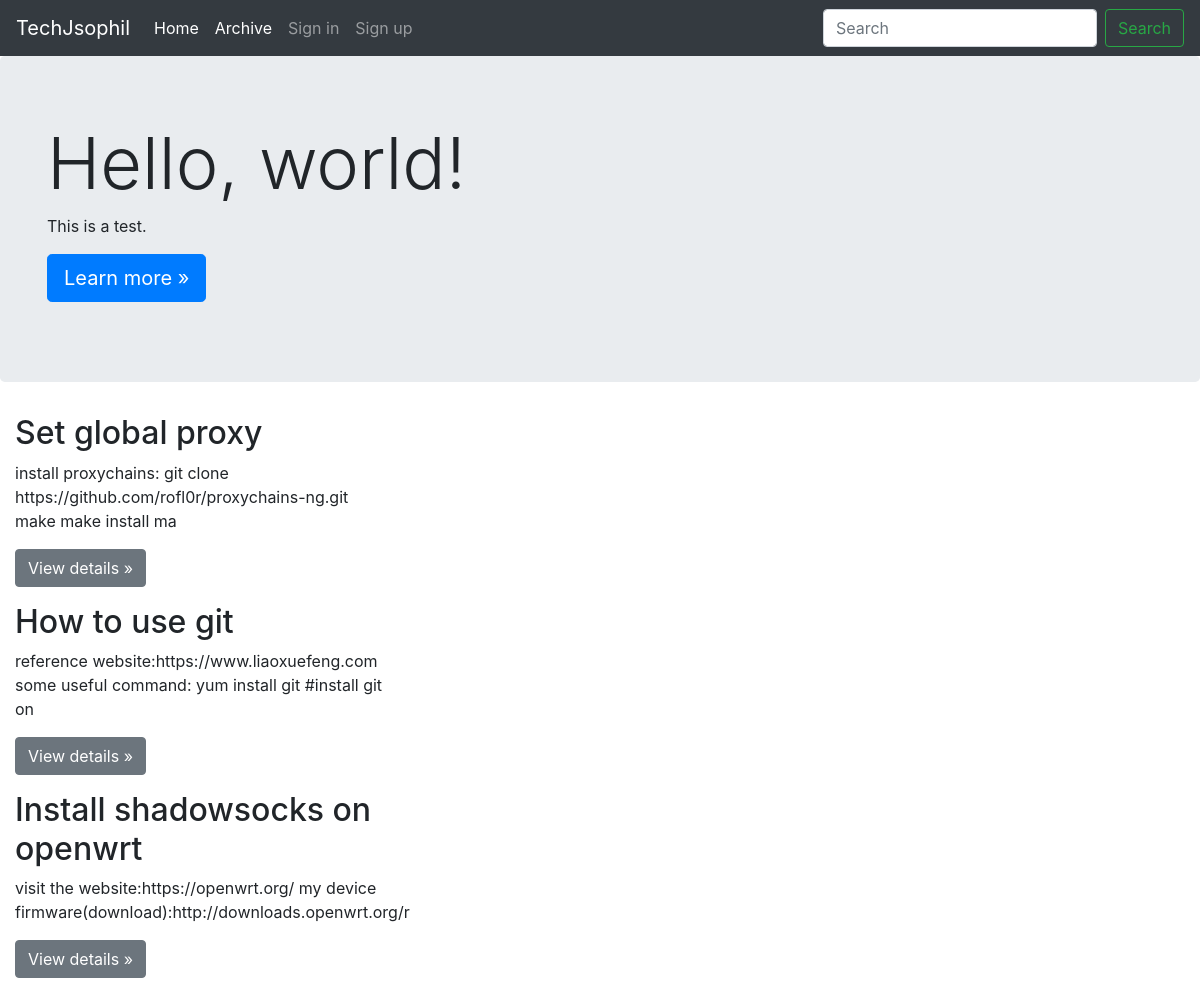
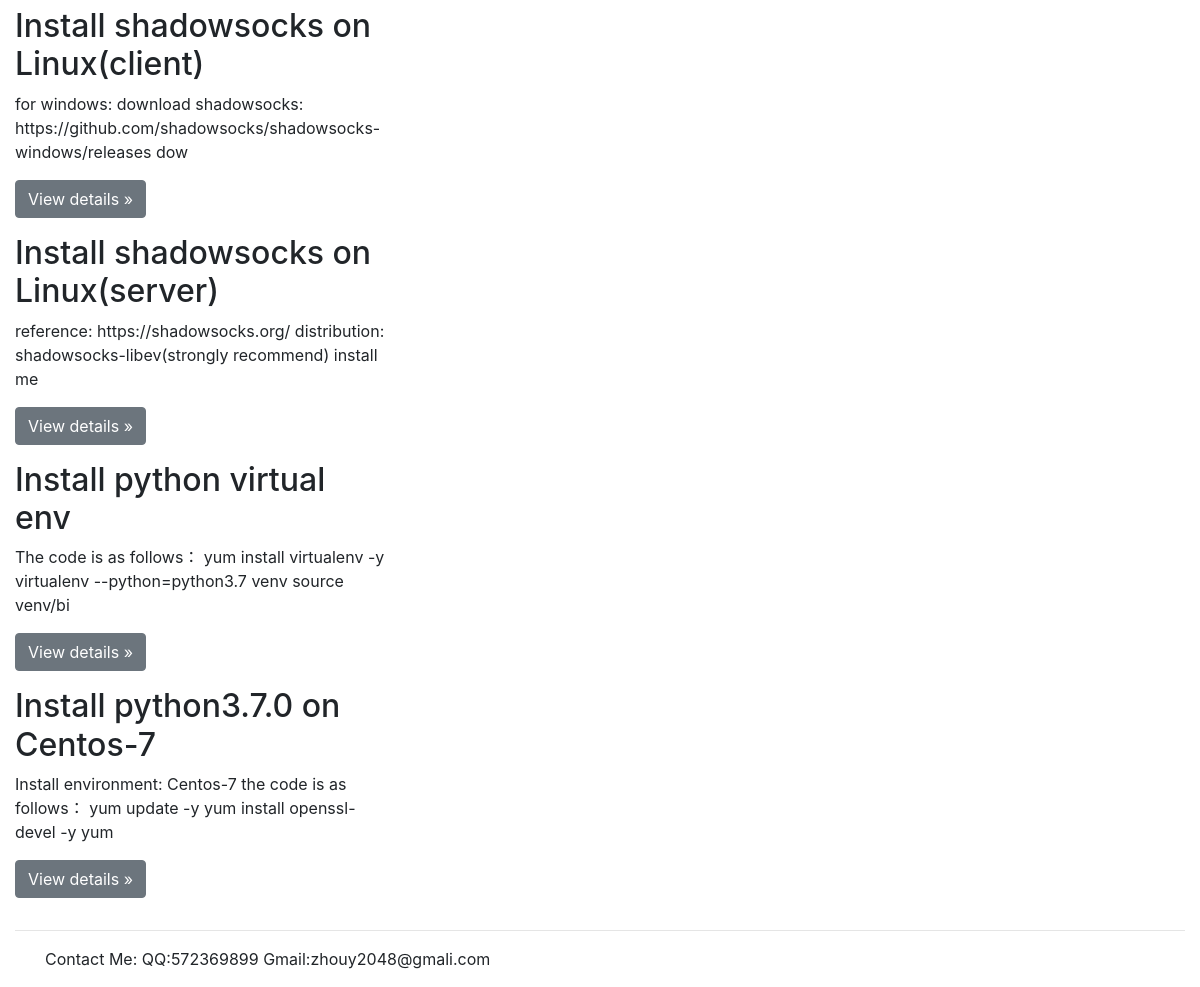
The app's page /articles/ with its own data (2 pictures, top to bottom).
### articles/models.py (models this page shows, shortened)
class Article(models.Model):
    title = models.CharField(max_length=100)
    body = models.TextField()
    archive = models.ForeignKey('Archive',on_delete=models.PROTECT,null=True)
    created_date = models.DateTimeField(auto_now_add=True)
    def snippet(self):
        md = markdown.Markdown(extensions=[
            'markdown.extensions.extra',
            'markdown.extensions.codehilite',
        ])
        tmp = strip_tags(md.convert(self.body))[:100]
        return tmp
    def get_absolute_url(self):
        return reverse('articles:detail', kwargs={'pk': self.pk})

### articles/views.py (the view)
# urls.py: path('', views.article_list,name="list"),
def article_list(request):
    articles = Article.objects.all().order_by('-created_date')
    return render(request, 'articles/article_list.html', {'articles':articles})

### articles/templates/articles/article_list.html
{% extends 'base_layout.html' %}
{% block content %}
<div class="row">
  <div class="col-md-4">
  {% for article in articles %}
  <h2>{{ article.title }}</h2>
  <p>{{ article.snippet }}</p>
  <p><a class="btn btn-secondary" href="{{ article.get_absolute_url }}" role="button">View details &raquo;</a></p>
  {% endfor %}
  </div>
</div>
{% endblock %}

### templates/base_layout.html (shortened to what this page needs)
{% load static from staticfiles %}
<!doctype html>
<html lang="en">
  <head>
    <link href="https://stackpath.bootstrapcdn.com/bootstrap/4.0.0/css/bootstrap.min.css" rel="stylesheet">
    <link href="{% static 'jumbotron.css' %}" rel="stylesheet">
  </head>
  <body>
    <nav class="navbar navbar-expand-md navbar-dark fixed-top bg-dark">
      <a class="navbar-brand" href="{% url 'articles:list' %}">TechJsophil</a>
      <div class="collapse navbar-collapse" id="navbarsExampleDefault">
        <ul class="navbar-nav mr-auto">
          <li class="nav-item active">
            <a class="nav-link" href="{% url 'articles:list' %}">Home <span class="sr-only">(current)</span></a>
          </li>
          <li class="nav-item active">
            <a class="nav-link" href="{% url 'articles:archive-list' %}">Archive <span class="sr-only">(current)</span></a>
          </li>
          <li class="nav-item">
            <a class="nav-link" href="#">Sign in</a>
          </li>
          <li class="nav-item">
            <a class="nav-link" href="#">Sign up</a>
          </li>
        </ul>
        <form class="form-inline my-2 my-lg-0">
          <input class="form-control mr-sm-2" type="text" placeholder="Search" aria-label="Search">
          <button class="btn btn-outline-success my-2 my-sm-0" type="submit">Search</button>
        </form>
      </div>
    </nav>
    <main role="main">
      <div class="jumbotron">
        <div class="container">
          <h1 class="display-3">Hello, world!</h1>
          <p>This is a test.</p>
          <p><a class="btn btn-primary btn-lg" href="#" role="button">Learn more &raquo;</a></p>
        </div>
      </div>
      <div class="container-fluid">
		    {% block content%}
		    {% endblock %}
        <hr>
      </div>
    </main>
    <footer class="container">
      <p>Contact Me: QQ:572369899 Gmail:zhouy2048@gmali.com</p>
    </footer>
  </body>
</html>

### static/jumbotron.css (style rules this page uses)
body { padding-top: 3.5rem; }

### records on screen
Article: title "Set global proxy", snippet "install proxychains: git clone https://github.com/rofl0r/proxychains-ng.git make make install ma"
Article: title "How to use git", snippet "reference website:https://www.liaoxuefeng.com some useful command: yum install git #install git on"
Article: title "Install shadowsocks on openwrt", snippet "visit the website:https://openwrt.org/ my device firmware(download):http://downloads.openwrt.org/r"
Article: title "Install shadowsocks on Linux(client)", snippet "for windows: download shadowsocks: https://github.com/shadowsocks/shadowsocks-windows/releases dow"
Article: title "Install shadowsocks on Linux(server)", snippet "reference: https://shadowsocks.org/ distribution: shadowsocks-libev(strongly recommend) install me"
Article: title "Install python virtual env", snippet "The code is as follows： yum install virtualenv -y virtualenv --python=python3.7 venv source venv/bi"
Article: title "Install python3.7.0 on Centos-7", snippet "Install environment: Centos-7 the code is as follows： yum update -y yum install openssl-devel -y yum"
